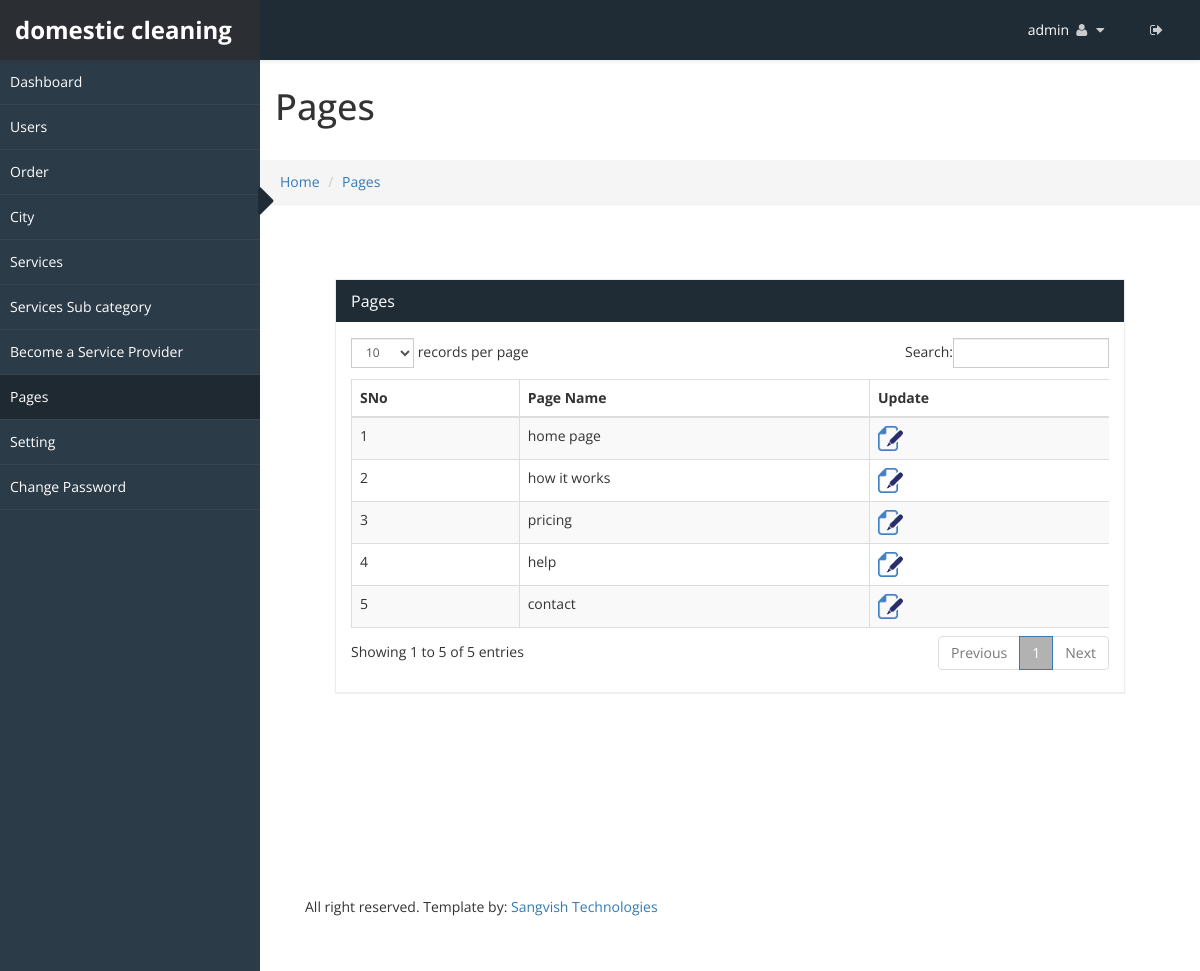
/admincp/pages.php (signed in), run on the app's committed database.
### tables this page shows
CREATE TABLE `sv_admin_login` (
  `admin_id` int(20) NOT NULL,
  `user_name` varchar(255) NOT NULL,
  `password` varchar(255) NOT NULL,
  `email_id` varchar(255) NOT NULL,
  `site_name` varchar(255) NOT NULL,
  `logo` varchar(255) NOT NULL,
  `favicon` varchar(255) NOT NULL,
  `site_desc` varchar(255) NOT NULL,
  `keyword` varchar(255) NOT NULL,
  `site_url` varchar(255) NOT NULL,
  `paypal_id` varchar(200) NOT NULL,
  `currency_mode` varchar(200) NOT NULL,
  `paypal_site_mode` varchar(200) NOT NULL
);

CREATE TABLE `sv_pages` (
  `id` int(25) NOT NULL,
  `page_name` varchar(255) NOT NULL,
  `page_content` text NOT NULL
);

### admincp/pages.php (the view, shortened to what this page needs)
<!DOCTYPE html>
<html xmlns="http://www.w3.org/1999/xhtml">
<?php include("../connection.php"); ?>
</head>
<body>
    <div id="wrapper">
        <?php include("top_menu.php") ?>
        <?php include("side_menu.php") ?>
        <div id="page-wrapper" >
		  <div class="header">
                        <h1 class="page-header">
                            Pages
                        </h1>
						<ol class="breadcrumb">
					  <li><a href="#">Home</a></li>
					  <li><a href="#">Pages</a></li>
					</ol>
		</div>
            <div id="page-inner">
			    <div class="panel-body">
				<div class="text-center">
		<form class="" name="admin_s" id="admin_s" method="post" enctype="multipart/form-data" action="pages_addcode.php">
										<div class="col-lg-3 col-md-3 col-sm-3"></div>
				<div class="col-lg-12 col-md-12 col-sm-12">
					</div>
					<div class="col-lg-3 col-md-3 col-sm-3"></div>
		</form>
					</div>
            <div id="page-inner">
            <div class="row">
                <div class="col-md-12">
                    <div class="panel panel-default">
                        <div class="panel-heading">
                             Pages
                        </div>
                        <div class="panel-body">
                            <div class="table-responsive">
                                <table class="table table-striped table-bordered table-hover" id="dataTables-example">
                                    <thead>
                                        <tr>
                                            <th>SNo</th>
											<th>Page Name</th>
											<th>Update</th>
                                        </tr>
                                    </thead>
									<tbody>
									<?php
										$sno=0;
										$res=mysqli_query($con, "select * from sv_pages");
										while($row=mysqli_fetch_array($res))
										{
											$sno++;
											$id=$row['id'];
											$page_name=$row['page_name'];
									?>
										<tr>
											<td><?php echo $sno; ?></td>
											<td><?php echo $page_name; ?></td>
											<td><a href="pages.php?id=<?php echo $id;?>"><img src="images/file_edit.png"  alt="update" title="update" ></a></td>
										</tr>
										<?php } ?>
									</tbody>
                                </table>
                            </div>
                        </div>
                    </div>
                </div>
            </div>
                   </div>
				   				<?php include("footer.php") ?>
    </div>
</body>
</html>

### admincp/top_menu.php (shortened to what this page needs)
<?php
 $res=mysqli_fetch_array(mysqli_query($con, "select * from sv_admin_login"));
	$site_name=mysqli_real_escape_string($con, $res['site_name']);
	$site_url=mysqli_real_escape_string($con, $res['site_url']);
?>
<head>
    <link href="css/bootstrap.css" rel="stylesheet" />
    <link href="css/font-awesome.css" rel="stylesheet" />
    <link href="css/custom-styles.css" rel="stylesheet" />
    <link href="js/dataTables/dataTables.bootstrap.css" rel="stylesheet" />
	    <link href="css/style.css" rel="stylesheet" />
    <link rel="stylesheet" href="js/Lightweight-Chart/cssCharts.css">
	    <link href="css/style.css" rel="stylesheet" />
		<link href="http://www.jqueryscript.net/css/jquerysctipttop.css" rel="stylesheet" type="text/css">
<link rel="stylesheet" type="text/css" href="css/livegraph.css" />
</head>
<?php include("../connection.php");
if(!isset($_SESSION['user_nam']))
	header("Location:index.php");
else
{
	$user_name=mysqli_real_escape_string($con, $_SESSION['user_nam']);
	$res=mysqli_fetch_array(mysqli_query($con, "select * from sv_admin_login where user_name='$user_name'"));
	$uname=mysqli_real_escape_string($con, $res['user_name']);
}
?>
<nav class="navbar navbar-default top-navbar" role="navigation">
            <div class="navbar-header">
                <a class="navbar-brand" href="<?php echo $site_url;?>"><strong><?php echo $site_name; ?></strong></a>
            </div>
            <ul class="nav navbar-top-links navbar-right">
                 <li class="dropdown">
                    <a class="dropdown-toggle" data-toggle="dropdown" href="#" aria-expanded="false">
					<span><?php echo $uname;?></span>
                        <i class="fa fa-user fa-fw"></i> <i class="fa fa-caret-down"></i>
                    </a>
                </li>
				 <li class="dropdown">
                    <a href="logout.php">
                        <i class="fa fa-sign-out" aria-hidden="true"></i>
                    </a>
                </li>
            </ul>
        </nav>

### admincp/css/custom-styles.css (style rules this page uses)
body { font-family: 'Open Sans', sans-serif; background: #fff; }
#wrapper { width: 100%; }
#page-wrapper { padding: 15px 15px; min-height: 600px; background: #fff; }
#page-inner { width:100%; margin:10px 20px 10px 0px; padding: 15px 30px; min-height:600px; }
.text-center { text-align:center; }
h1, .h1, h2, .h2, h3, .h3 { margin-top: 7px; }
body { overflow-x:hidden; }
.panel { border-radius:0px; }
.top-navbar { position: fixed; width: 100%; z-index: 300; -webkit-box-shadow: 0 3px 3px rgba(0, 0, 0, 0.05); -moz-box-shadow: 0 3px 3px rgba(0, 0, 0, 0.05); box-shadow: 0 3px 3px rgba(0, 0, 0, 0.05); }
#page-wrapper { position: relative; top: 55px; box-shadow: 0 0 10px #757575; -moz-box-shadow: 0 0 10px #757575; -webkit-box-shadow: 0 0 10px #757575; }
.breadcrumb { padding: 12px 10px 12px 20px; margin-bottom: 20px; list-style: none; border-radius: 0; -webkit-box-shadow: 0 1px 1px rgba(0,0,0,.05); box-shadow: 0 1px 1px rgba(0,0,0,.05); }
.page-header { padding-bottom: 9px; margin: 0; border-bottom: 1px solid transparent; text-align: left;background-color: #fff;padding: 32px 22px 32px 15px; }
.panel-default { border-color: #ECECEC; }
.panel-default > .panel-heading { color: #FFF; border-color: #FFF; background: #1F2C36 none repeat scroll 0 0; font-size: 16px; }
.top-navbar { margin:0px; padding:0px 30px 0 0; }
.top-navbar .navbar-brand { color: #fff; width: 260px; text-align: left; height: 60px; font-size: 24px; font-weight: 700; line-height: 30px; background: #1F2C36; }
.top-navbar .nav > li { position: relative; display: inline-block; margin: 0px; padding: 0px; }
.top-navbar .nav > li > a { position: relative; display: block; padding: 20px; color: #FFFFFF; margin: 0px; }
.top-navbar { background: #1F2C36; border-bottom:none; }
.top-navbar .nav > li > a > i { margin-right: 2px; }
.navbar-default { border:0px solid black; }
.navbar-header { background: transparent; }
.nav > li > a > i { margin-right:10px; color: rgba(255, 255, 255, 0.76); }
@media (min-width:768px) { #page-wrapper { margin: 0 0 0 260px; padding: 0; min-height: 1200px; } }
@media (min-width:768px) { .navbar { border-radius: 0px; } }

### admincp/css/livegraph.css (style rules this page uses)
table { border-collapse: collapse; }
table, th, td { border: 1px solid black; padding: 4px; }

### data on the page
sv_admin_login: site_name "domestic cleaning", user_name "admin"
sv_pages: page_name "home page"
sv_pages: page_name "how it works"
sv_pages: page_name "pricing"
sv_pages: page_name "help"
sv_pages: page_name "contact"
